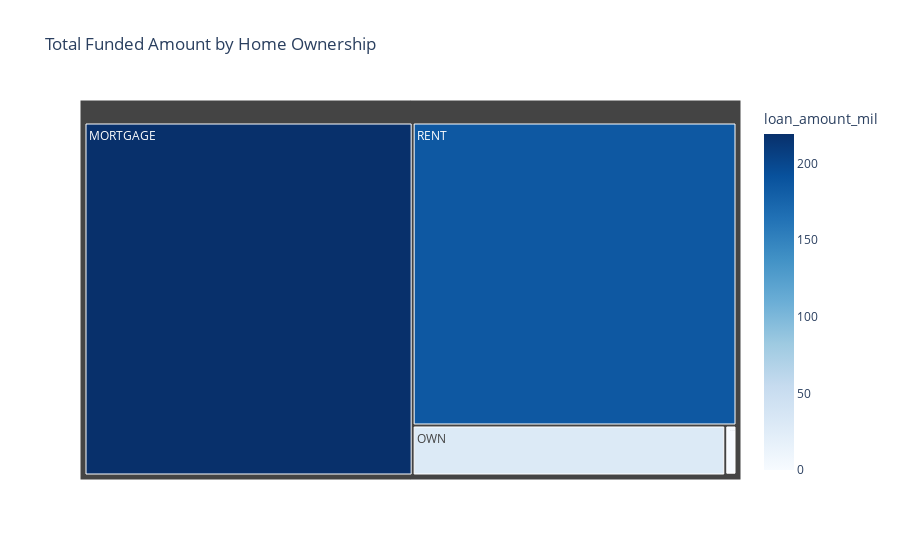

The notebook cell this image was saved under:
### Markdown cell above
#### Home Ownerships

### Code cell
home_fund=df.groupby('home_ownership')['loan_amount'].sum().reset_index()
home_fund['loan_amount_mil']=home_fund['loan_amount']/1_000_000
fig=px.treemap(
    home_fund,
    path=['home_ownership'],
    values='loan_amount_mil',
    color='loan_amount_mil',
    color_continuous_scale='Blues',
    title='Total Funded Amount by Home Ownership'
)

fig.show()

### Figure 1 — Plotly figure (JSON) as saved in the notebook; plotly's stock layout.template omitted (floating-point values rounded to 4 significant figures)
{"data": [{"branchvalues": "total", "customdata": [[219.3], [0.0168], [1.045], [29.6], [185.8]], "domain": {"x": [0, 1], "y": [0, 1]}, "hovertemplate": "labels=%{label}<br>loan_amount_mil_sum=%{value}<br>parent=%{parent}<br>id=%{id}<br>loan_amount_mil=%{color}<extra></extra>", "ids": ["MORTGAGE", "NONE", "OTHER", "OWN", "RENT"], "labels": ["MORTGAGE", "NONE", "OTHER", "OWN", "RENT"], "marker": {"coloraxis": "coloraxis", "colors": [219.3, 0.0168, 1.045, 29.6, 185.8]}, "name": "", "parents": ["", "", "", "", ""], "type": "treemap", "values": [219.3, 0.0168, 1.045, 29.6, 185.8]}], "layout": {"coloraxis": {"colorbar": {"title": {"text": "loan_amount_mil"}}, "colorscale": [[0, "rgb(247,251,255)"], [0.125, "rgb(222,235,247)"], [0.25, "rgb(198,219,239)"], [0.375, "rgb(158,202,225)"], [0.5, "rgb(107,174,214)"], [0.625, "rgb(66,146,198)"], [0.75, "rgb(33,113,181)"], [0.875, "rgb(8,81,156)"], [1, "rgb(8,48,107)"]]}, "legend": {"tracegroupgap": 0}, "title": {"text": "Total Funded Amount by Home Ownership"}}}
